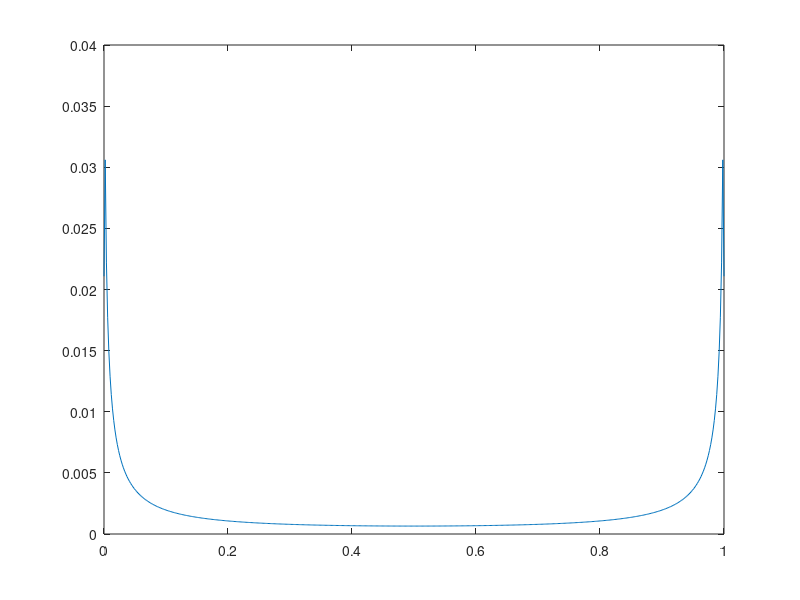

MATLAB code to generate this figure: (Note: this script raises an error after producing the figure.)
clear all;clc;

%% Calculate the blackwell-distribution for AWGN channels.
L = 9;  % 2^L bins, equally-spaced.
N_bins = 2^L;
bin_centers = linspace(0,1,N_bins);
bin_range_half = 0.5/(N_bins-1);

Ebn0 = 1.5;
n = 8;
N = 2^n;
K = 2^(n-1);
K_CRC = 8;
R = K/N;
sigma = 1/sqrt(2*R)*10^(-Ebn0/20);

%% using BPSK modulation, AWGN noise with variance sigma^2.
bm_dist = zeros(1, N_bins);
for iter = 1:N_bins
    bin_left = bin_centers(iter) - bin_range_half;
    if bin_left < 0
        bin_left = 0;
    end
    bin_right = bin_centers(iter) + bin_range_half;
    if bin_right > 1
        bin_right = 1;
    end
    
    % Calculate Pr(bin_left < S <= bin_right).
    if bin_left>0
        y_bin_left = sigma^2/2*log(bin_left/(1-bin_left));
    else
        y_bin_left = -Inf;
    end
    
    if bin_right<1
        y_bin_right = sigma^2/2*log(bin_right/(1-bin_right));
    else
        y_bin_right = Inf;
    end
    
    p = 0.5*(normcdf((y_bin_right-1)/sigma)-normcdf((y_bin_left-1)/sigma)) + ...
        0.5*(normcdf((y_bin_right+1)/sigma)-normcdf((y_bin_left+1)/sigma));
    
    bm_dist(iter) = p;
end

%% Transforms
figure(1);
plot(bin_centers, bm_dist);
hold on;

Wn = up_transform(bm_dist, bm_dist, bin_centers);
Wp = down_transform(bm_dist, bm_dist, bin_centers);
plot(bin_centers, Wp);
plot(bin_centers, Wn);
set(gca, 'yscale', 'log');
legend('W', 'W+', 'W-');

IW = get_I(bm_dist, bin_centers);
IWp = get_I(Wp, bin_centers);
IWn = get_I(Wn, bin_centers);

PeW = get_pe_ML(bm_dist, bin_centers);
PeWp = get_pe_ML(Wp, bin_centers);
PeWn = get_pe_ML(Wn, bin_centers);

fprintf('Channel: AWGN Eb/n0=%f\n IW=%f bits\tIW+=%f bits\tIW-=%f bits\n', Ebn0, IW, IWp, IWn);
fprintf('Pe=%f\tPe+=%f\tPe-=%f\n', PeW, PeWp, PeWn);

%%
I_synth = zeros(1, N);      % fill in this vector last.
Pe_synth = zeros(1, N);
W_mat = zeros(N, N_bins);   % in bit-rev order.
W_mat(1,:) = bm_dist;

for k = 1:n
    % just polarize n times.
    N_target_rows = 2^k;
    for iter = 1:N_target_rows/2
        W = W_mat(iter,:);
        
        Wn = up_transform(W,W,bin_centers);
        Wp = down_transform(W,W,bin_centers);
        
        W_mat(iter, :) = Wn;
        W_mat(iter+N_target_rows/2, :) = Wp;
    end
    fprintf('polarize %d complete\n', k);
end

idx = bitrevorder(1:N);
W_mat = W_mat(idx, :);

%% Calculate Mutual Information for each of the polarized sub-channels.
for k = 1:N
    I_synth(k) = get_I(W_mat(k,:), bin_centers);
    Pe_synth(k) = get_pe_ML(W_mat(k,:), bin_centers);
end

%% Get the ordered sub-channels.
[~, order_bm] = sort(I_synth.', 'descend');
info_bits = sort(order_bm(1 : K+K_CRC), 'ascend');  
frozen_bits = ones(N , 1);                             
frozen_bits(info_bits) = 0;
info_bits_logical_bm = logical(mod(frozen_bits + 1, 2));

% compare with GA.
addpath('codes/polar/GA/');
[channels, ~] = GA(sigma, N);  

% Analysis based on BREV order (if necessary). Reconstruct the code.
% channels = bitrevorder(channels);
[~, order_GA] = sort(channels, 'descend');
info_bits = sort(order_GA(1 : K+K_CRC), 'ascend');  
frozen_bits = ones(N , 1);                             
frozen_bits(info_bits) = 0;
info_bits_logical_GA = logical(mod(frozen_bits + 1, 2));


[~, order_ML] = sort(Pe_synth, 'ascend');
info_bits = sort(order_ML(1 : K+K_CRC), 'ascend');  
frozen_bits = ones(N , 1);                             
frozen_bits(info_bits) = 0;
info_bits_logical_ML = logical(mod(frozen_bits + 1, 2));

diff_1 = sum(xor(info_bits_logical_bm, info_bits_logical_ML));
diff_2 = sum(xor(info_bits_logical_bm, info_bits_logical_GA));

info_bits_logical_bm = info_bits_logical_bm.';
info_bits_logical_ML = info_bits_logical_ML.';
info_bits_logical_GA = info_bits_logical_GA.';

save('blackwell_measure/GA_bm.mat', 'info_bits_logical_bm', 'info_bits_logical_ML', 'info_bits_logical_GA');

%% Realize two measure-transform functions.
function ret_dist = up_transform(dist_1, dist_2, bin_centers)
    N_bins = length(bin_centers);
    ret_dist = zeros(1, N_bins);
    for s1 = 1:N_bins
        for s2 = 1:N_bins
            p = dist_1(s1) * dist_2(s2);    % Pr{S1 \in s1 && S2 \in s2}
            v = bin_centers(s1)*bin_centers(s2)+(1-bin_centers(s1))*(1-bin_centers(s2));
            [~,ind] = min(abs(bin_centers-v));
            
            ret_dist(ind) = ret_dist(ind) + p;
        end
    end
end

function ret_dist = down_transform(dist_1, dist_2, bin_centers)
    % Step1: Decompose symmetric W1 and W2 into sum of BSC channels.
    % Assume that the number N_bins is even.
    
    N_BSC = length(bin_centers)/2;
    BSC_1 = zeros(2, N_BSC);
    BSC_2 = zeros(2, N_BSC);
    
    N_bins = length(bin_centers);
    ret_dist = zeros(1,N_bins);
    
    for k = 1:N_BSC
        BSC_1(1,k) = dist_1(k)*2;
        BSC_2(1,k) = dist_2(k)*2;
        BSC_1(2,k) = bin_centers(k);    % give cross-over probabilities to the second row.
        BSC_2(2,k) = bin_centers(k);
    end
    
    for k1 = 1:N_BSC
        for k2 = 1:N_BSC
            p = BSC_1(2,k1);            % Cross-over probabilities.
            q = BSC_2(2,k2);
            alpha = p*q/(p*q+(1-p)*(1-q));
            beta = (1-p)*q/((1-p)*q+p*(1-q));
            beta = min([beta, 1-beta]); % Ensure beta <= 0.5.
            
            lambda  = BSC_1(1,k1);   
            mu      = BSC_2(1,k2);
            
            c1 = p*q+(1-p)*(1-q);
            c2 = 1-c1;
            [~, ind_c1] = min(abs(bin_centers - alpha));
            [~, ind_c2] = min(abs(bin_centers - beta));
            
            ret_dist(ind_c1) = ret_dist(ind_c1) + 0.5*lambda*mu*c1;
            ret_dist(N_bins+1-ind_c1) = ret_dist(N_bins+1-ind_c1) + 0.5*lambda*mu*c1;
            
            ret_dist(ind_c2) = ret_dist(ind_c2) + 0.5*lambda*mu*c2;
            ret_dist(N_bins+1-ind_c2) = ret_dist(N_bins+1-ind_c2) + 0.5*lambda*mu*c2;
        end
    end
end

function I = get_I(bm_dist, bin_centers)
    N_bins = length(bm_dist);
    % capacity function = 1+xlogx + (1-x)log(1-x).
    I = 0;
    for k = 1:N_bins/2
        p = bin_centers(k); % cross-over probability.
        if p == 0
            Ip = 1;
        else
            Ip = 1+p*log2(p) + (1-p)*log2(1-p);
        end
        I = I + Ip * (2*bm_dist(k));
    end
end

function pe = get_pe_ML(bm_dist, bin_centers)
    N_bins = length(bm_dist);
    pe = 0;
    for k = 1:N_bins/2
        p = bin_centers(k);
        pe_ML = 0.5*(1-abs(1-2*p));
        pe = pe + pe_ML * (2*bm_dist(k));
    end
end

